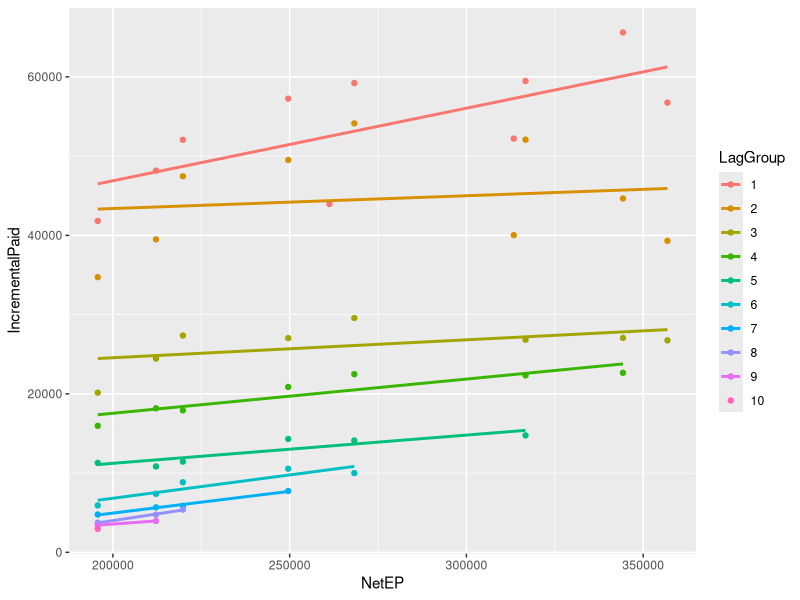
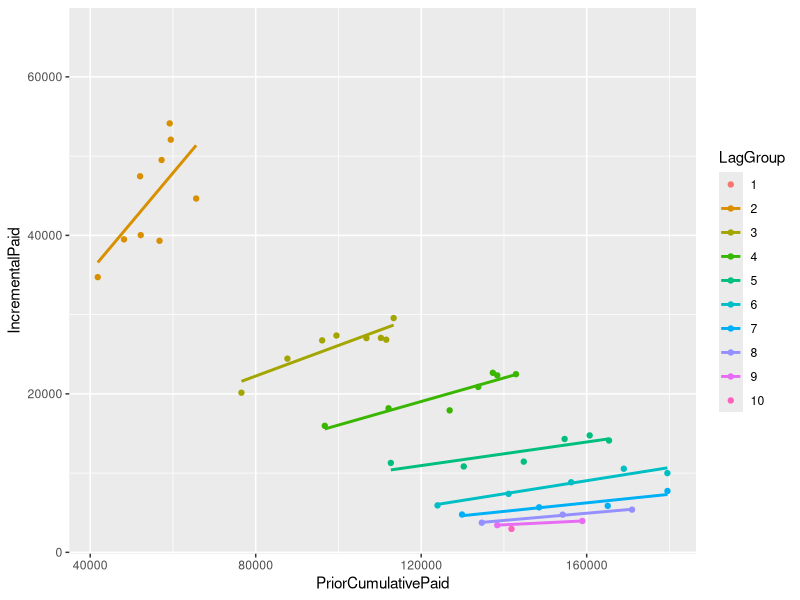
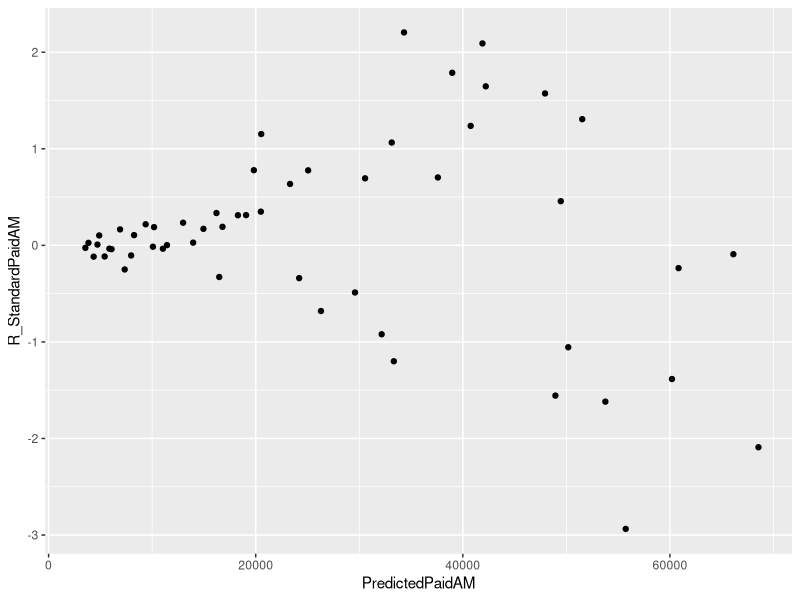
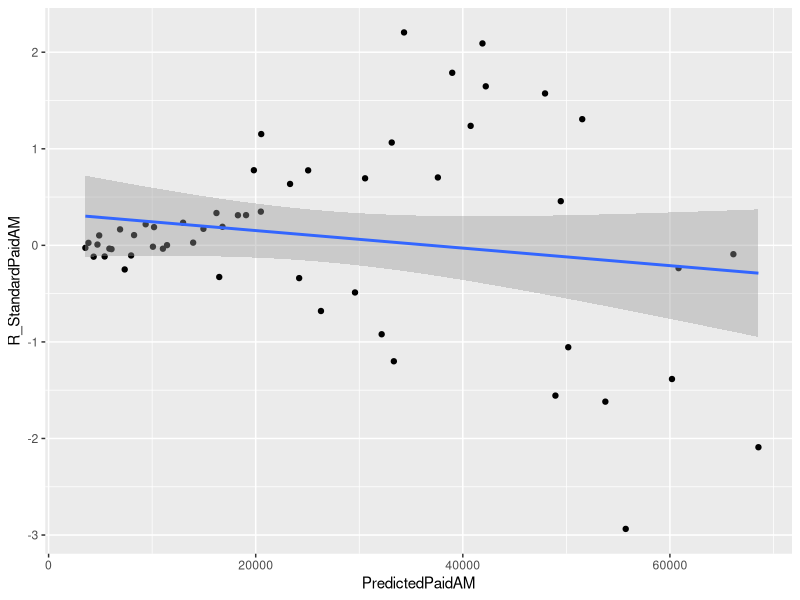

The R source for these figures, in order:
## ---- chunk 1
knitr::opts_knit$set(root.dir = "../")
## ---- chunk 2
library(dplyr)

dfUpper <- read.csv("./data/upper.csv", stringsAsFactors = FALSE) %>% 
  arrange(AccidentYear, Lag) %>% 
  mutate(IncrementalPaid = CumulativePaid - lag(CumulativePaid)
         , IncrementalPaid = ifelse(Lag == 1, CumulativePaid, IncrementalPaid)
         , PriorCumulativePaid = lag(CumulativePaid)
         , PriorCumulativePaid = ifelse(Lag == 1, NA, PriorCumulativePaid))
## ---- chunk 3
dfCheck <- dfUpper %>% 
  group_by(AccidentYear) %>% 
  mutate(Check = cumsum(IncrementalPaid)) %>% 
  filter(Check != CumulativePaid)
## ---- chunk 4
dfUpper <- dfUpper %>% 
  mutate(LagGroup = factor(Lag))
## ---- chunk 5
library(ggplot2)

plt <- ggplot(dfUpper, aes(NetEP, IncrementalPaid, color = LagGroup)) + geom_point()
plt <- plt + geom_smooth(method = "lm", se = FALSE)
plt
## ---- chunk 6

plt <- ggplot(dfUpper, aes(PriorCumulativePaid, IncrementalPaid, color = LagGroup)) + geom_point()
plt <- plt + geom_smooth(method = "lm", se = FALSE)
plt
## ---- chunk 7
fitPaidAM <- lm(data = dfUpper
                , IncrementalPaid ~ 0 + NetEP:LagGroup)
## ---- chunk 8
summary(fitPaidAM)
## ---- chunk 9
fitPaidCL <- lm(data = dfUpper
                , IncrementalPaid ~ 0 + PriorCumulativePaid:LagGroup)
## ---- chunk 10
summary(fitPaidCL)
## ---- chunk 11
dfUpper <- dfUpper %>% 
  mutate(PredictedPaidAM = predict(fitPaidAM)
         , ResidualPaidAM = residuals(fitPaidAM)
         , R_StandardPaidAM = rstandard(fitPaidAM))
## ---- chunk 12
pltResid <- ggplot(dfUpper, aes(PredictedPaidAM, R_StandardPaidAM)) + geom_point()
pltResid

pltResid + geom_smooth(method = "lm")
## ---- chunk 13

